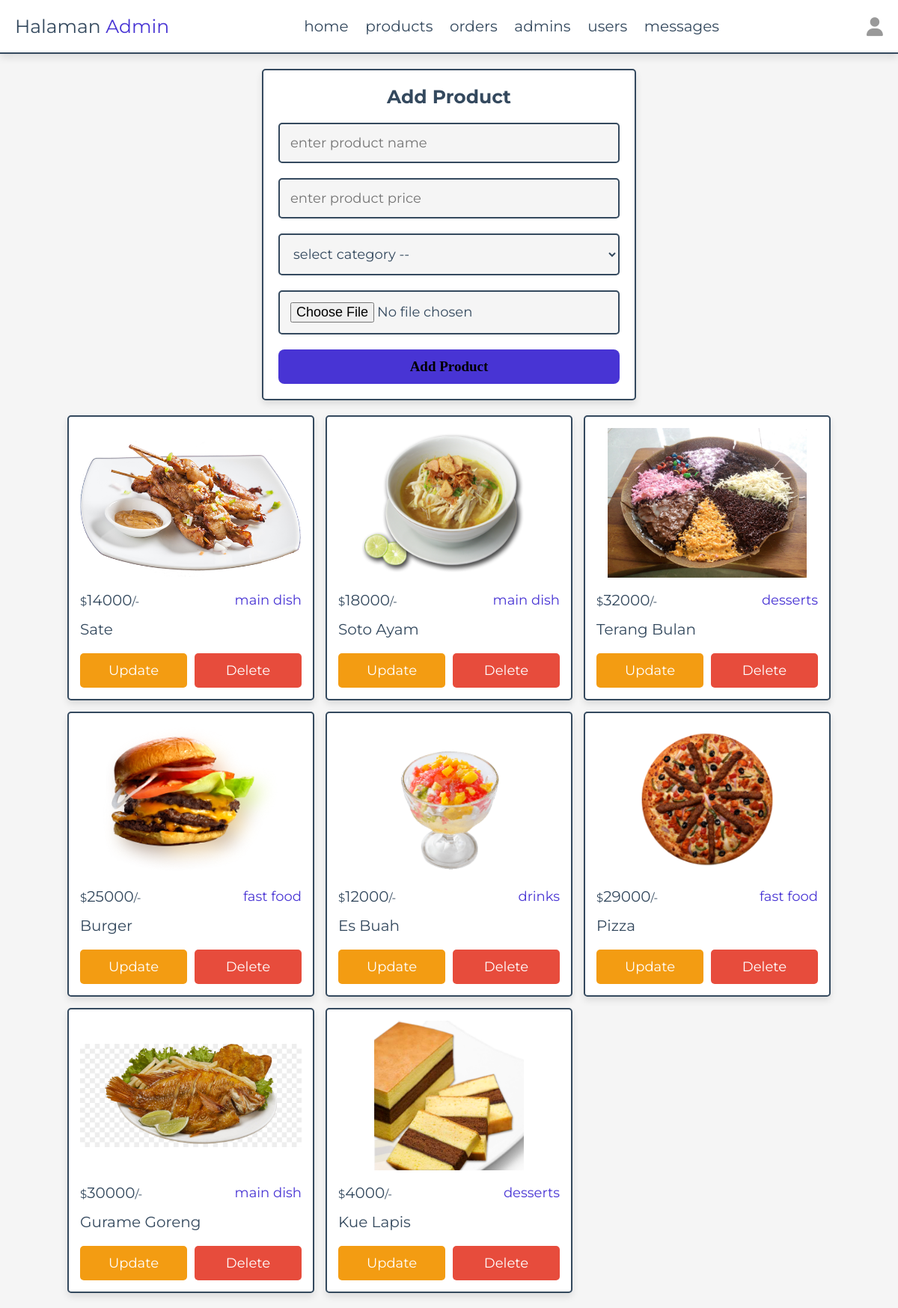
The app's page /admin/products.php (signed in) with its own data.
### tables this page shows
CREATE TABLE `products` (
  `id` int(100) NOT NULL,
  `name` varchar(100) NOT NULL,
  `category` varchar(100) NOT NULL,
  `price` int(10) NOT NULL,
  `image` varchar(100) NOT NULL
);

### admin/products.php (the view, shortened to what this page needs)
<?php
include '../components/connect.php';
?>
<!DOCTYPE html>
<html lang="en">
<head>
   <link rel="stylesheet" href="https://cdnjs.cloudflare.com/ajax/libs/font-awesome/6.1.1/css/all.min.css">
   <link rel="stylesheet" href="../css/admin_style.css">
</head>
<body>
<?php include '../components/admin_header.php' ?>
<section class="add-products">
   <form action="" method="POST" enctype="multipart/form-data">
      <h3>add product</h3>
      <input type="text" required placeholder="enter product name" name="name" maxlength="100" class="box">
      <input type="number" min="0" max="9999999999" required placeholder="enter product price" name="price" onkeypress="if(this.value.length == 10) return false;" class="box">
      <select name="category" class="box" required>
         <option value="" disabled selected>select category --</option>
      </select>
      <input type="file" name="image" class="box" accept="image/jpg, image/jpeg, image/png, image/webp" required>
      <input type="submit" value="add product" name="add_product" class="btn">
   </form>
</section>
<section class="show-products" style="padding-top: 0;">
   <div class="box-container">
   <?php
      $show_products = $conn->prepare("SELECT * FROM `products`");
      $show_products->execute();
      if($show_products->rowCount() > 0){
         while($fetch_products = $show_products->fetch(PDO::FETCH_ASSOC)){
   ?>
   <div class="box">
      <img src="../uploaded_img/<?= $fetch_products['image']; ?>" alt="">
      <div class="flex">
         <div class="price"><span>$</span><?= $fetch_products['price']; ?><span>/-</span></div>
         <div class="category"><?= $fetch_products['category']; ?></div>
      </div>
      <div class="name"><?= $fetch_products['name']; ?></div>
      <div class="flex-btn">
         <a href="update_product.php?update=<?= $fetch_products['id']; ?>" class="option-btn">update</a>
         <a href="products.php?delete=<?= $fetch_products['id']; ?>" class="delete-btn" onclick="return confirm('delete this product?');">delete</a>
      </div>
   </div>
   <?php
         }
      }else{
         echo '<p class="empty">no products added yet!</p>';
      }
   ?>
   </div>
</section>
</body>
</html>

### css/admin_style.css (style rules this page uses)
:root { --main-color:#4834d4; --red:#e74c3c; --orange:#f39c12; --black:#34495e; --white:#fff; --light-bg:#f5f5f5; --light-color:#999; --border:.2rem solid var(--black); --box-shadow:0 .5rem 1rem rgba(0,0,0,.1); }
* { font-family: 'Montserrat', sans-serif; margin:0; padding:0; box-sizing: border-box; text-decoration: none; outline: none; border:none; }
html { font-size: 62.5%; overflow-x: hidden; }
body { background-color: var(--light-bg); }
section { max-width: 1200px; margin:0 auto; padding:2rem; }
.btn, .delete-btn, .option-btn { display: block; margin-top: 1rem; border-radius: .5rem; cursor: pointer; width: 100%; font-size: 1.8rem; color:var(--white); padding:1.2rem 3rem; text-transform: capitalize; text-align: center; }
.btn { background-color: var(--main-color); }
.delete-btn { background-color: var(--red); }
.option-btn { background-color: var(--orange); }
.flex-btn { display: flex; gap:1rem; }
.add-products form { margin:0 auto; max-width: 50rem; background-color: var(--white); border-radius: .5rem; box-shadow: var(--box-shadow); border:var(--border); padding:2rem; text-align: center; }
.add-products form h3 { margin-bottom: 1rem; font-size: 2.5rem; color:var(--black); text-transform: capitalize; }
.add-products form .box { background-color: var(--light-bg); border:var(--border); width: 100%; padding:1.4rem; font-size: 1.8rem; color:var(--black); border-radius: .5rem; margin: 1rem 0; }
.show-products .box-container { display: grid; grid-template-columns: repeat(auto-fit, 33rem); gap:1.5rem; justify-content: center; align-items: flex-start; }
.show-products .box-container .box { background-color: var(--white); border-radius: .5rem; box-shadow: var(--box-shadow); border:var(--border); padding:1.5rem; }
.show-products .box-container .box img { width: 100%; height: 20rem; object-fit: contain; margin-bottom: 1rem; }
.show-products .box-container .box .name { font-size: 2rem; color:var(--black); padding:1rem 0; }
.show-products .box-container .box .flex { display: flex; align-items: center; gap:1rem; justify-content: space-between; }
.show-products .box-container .box .flex .category { font-size: 1.8rem; color:var(--main-color); }
.show-products .box-container .box .flex .price { font-size: 2rem; color:var(--black); margin:.5rem 0; }
.show-products .box-container .box .flex .price span { font-size: 1.5rem; }

### admin/products.php (style rules this page uses)
.btn { color: var(--green-1); font-family: 'Poppins'; font-weight: bold; border-radius: 8px; font-size: 1.9rem; padding: 1.2rem 2rem; }

### records on screen
products: image (picture), price "14000", category "main dish", name "Sate"
products: image (picture), price "18000", category "main dish", name "Soto Ayam"
products: image (picture), price "32000", category "desserts", name "Terang Bulan"
products: image (picture), price "25000", category "fast food", name "Burger"
products: image (picture), price "12000", category "drinks", name "Es Buah"
products: image (picture), price "29000", category "fast food", name "Pizza"
products: image (picture), price "30000", category "main dish", name "Gurame Goreng"
products: image (picture), price "4000", category "desserts", name "Kue Lapis"
